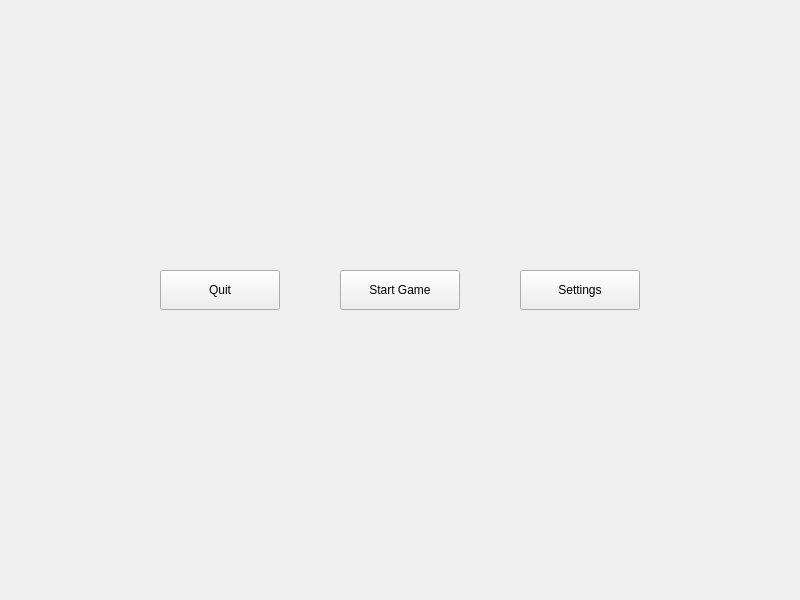
<?xml version="1.0" encoding="UTF-8"?>
<ui version="4.0">
 <class>MainWindow</class>
 <widget class="QMainWindow" name="MainWindow">
  <property name="geometry">
   <rect>
    <x>0</x>
    <y>0</y>
    <width>800</width>
    <height>600</height>
   </rect>
  </property>
  <property name="windowTitle">
   <string>Pacman</string>
  </property>
  <property name="windowIcon">
   <iconset>
    <normaloff>../img/pacman.png</normaloff>../img/pacman.png</iconset>
  </property>
  <property name="styleSheet">
   <string notr="true">stylesheet.qss</string>
  </property>
  <widget class="QWidget" name="centralwidget">
   <widget class="QStackedWidget" name="stackedWidget">
    <property name="geometry">
     <rect>
      <x>0</x>
      <y>0</y>
      <width>801</width>
      <height>601</height>
     </rect>
    </property>
    <property name="cursor">
     <cursorShape>ArrowCursor</cursorShape>
    </property>
    <property name="styleSheet">
     <string notr="true"/>
    </property>
    <property name="frameShape">
     <enum>QFrame::Shape::NoFrame</enum>
    </property>
    <property name="currentIndex">
     <number>0</number>
    </property>
    <widget class="QWidget" name="welcome_page">
     <property name="styleSheet">
      <string notr="true">stylesheet.qss</string>
     </property>
     <widget class="QPushButton" name="startGameButton">
      <property name="geometry">
       <rect>
        <x>340</x>
        <y>270</y>
        <width>120</width>
        <height>40</height>
       </rect>
      </property>
      <property name="text">
       <string>Start Game</string>
      </property>
     </widget>
     <widget class="QPushButton" name="quitButton">
      <property name="geometry">
       <rect>
        <x>160</x>
        <y>270</y>
        <width>120</width>
        <height>40</height>
       </rect>
      </property>
      <property name="text">
       <string>Quit</string>
      </property>
     </widget>
     <widget class="QPushButton" name="settingsButton">
      <property name="geometry">
       <rect>
        <x>520</x>
        <y>270</y>
        <width>120</width>
        <height>40</height>
       </rect>
      </property>
      <property name="text">
       <string>Settings</string>
      </property>
     </widget>
    </widget>
   </widget>
  </widget>
 </widget>
 <resources/>
 <connections/>
</ui>
